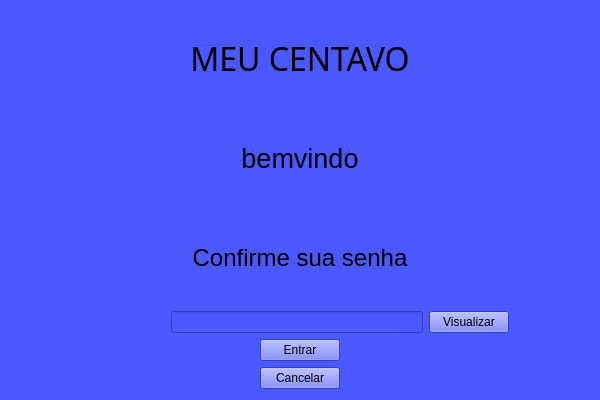
<?xml version="1.0" encoding="UTF-8"?>
<ui version="4.0">
 <class>formLoginSenha</class>
 <widget class="QWidget" name="formLoginSenha">
  <property name="geometry">
   <rect>
    <x>0</x>
    <y>0</y>
    <width>600</width>
    <height>400</height>
   </rect>
  </property>
  <property name="maximumSize">
   <size>
    <width>600</width>
    <height>400</height>
   </size>
  </property>
  <property name="windowTitle">
   <string>formLoginSenha</string>
  </property>
  <property name="styleSheet">
   <string notr="true">background-color: rgb(76, 88, 255)</string>
  </property>
  <layout class="QHBoxLayout" name="horizontalLayout">
   <item>
    <layout class="QVBoxLayout" name="verticalLayout" stretch="0,0,0,0">
     <item>
      <layout class="QVBoxLayout" name="cabecalho" stretch="0,0,0">
       <item>
        <widget class="QLabel" name="label">
         <property name="maximumSize">
          <size>
           <width>800</width>
           <height>100</height>
          </size>
         </property>
         <property name="font">
          <font>
           <family>Noto Sans Arabic Cond Light</family>
           <pointsize>24</pointsize>
           <italic>false</italic>
           <fontweight>Light</fontweight>
          </font>
         </property>
         <property name="styleSheet">
          <string notr="true">font: 300 24pt &quot;Noto Sans Arabic Cond Light&quot;;</string>
         </property>
         <property name="text">
          <string>MEU CENTAVO</string>
         </property>
         <property name="alignment">
          <set>Qt::AlignmentFlag::AlignCenter</set>
         </property>
        </widget>
       </item>
       <item>
        <widget class="QLabel" name="labelPrompt">
         <property name="font">
          <font>
           <pointsize>20</pointsize>
          </font>
         </property>
         <property name="text">
          <string>bemvindo</string>
         </property>
         <property name="alignment">
          <set>Qt::AlignmentFlag::AlignCenter</set>
         </property>
        </widget>
       </item>
       <item>
        <widget class="QLabel" name="label_2">
         <property name="font">
          <font>
           <pointsize>18</pointsize>
          </font>
         </property>
         <property name="text">
          <string>Confirme sua senha</string>
         </property>
         <property name="alignment">
          <set>Qt::AlignmentFlag::AlignCenter</set>
         </property>
        </widget>
       </item>
      </layout>
     </item>
     <item>
      <layout class="QHBoxLayout" name="horizontalLayout_4" stretch="0,0,0,0,1,0,0,0">
       <item>
        <spacer name="horizontalSpacer">
         <property name="orientation">
          <enum>Qt::Orientation::Horizontal</enum>
         </property>
         <property name="sizeHint" stdset="0">
          <size>
           <width>40</width>
           <height>20</height>
          </size>
         </property>
        </spacer>
       </item>
       <item>
        <spacer name="horizontalSpacer_7">
         <property name="orientation">
          <enum>Qt::Orientation::Horizontal</enum>
         </property>
         <property name="sizeHint" stdset="0">
          <size>
           <width>40</width>
           <height>20</height>
          </size>
         </property>
        </spacer>
       </item>
       <item>
        <spacer name="horizontalSpacer_9">
         <property name="orientation">
          <enum>Qt::Orientation::Horizontal</enum>
         </property>
         <property name="sizeHint" stdset="0">
          <size>
           <width>40</width>
           <height>20</height>
          </size>
         </property>
        </spacer>
       </item>
       <item>
        <spacer name="horizontalSpacer_10">
         <property name="orientation">
          <enum>Qt::Orientation::Horizontal</enum>
         </property>
         <property name="sizeHint" stdset="0">
          <size>
           <width>40</width>
           <height>20</height>
          </size>
         </property>
        </spacer>
       </item>
       <item>
        <widget class="QLineEdit" name="lineEditSenha">
         <property name="echoMode">
          <enum>QLineEdit::EchoMode::Password</enum>
         </property>
        </widget>
       </item>
       <item>
        <widget class="QPushButton" name="buttonViewPassword">
         <property name="text">
          <string>Visualizar</string>
         </property>
        </widget>
       </item>
       <item>
        <spacer name="horizontalSpacer_8">
         <property name="orientation">
          <enum>Qt::Orientation::Horizontal</enum>
         </property>
         <property name="sizeHint" stdset="0">
          <size>
           <width>40</width>
           <height>20</height>
          </size>
         </property>
        </spacer>
       </item>
       <item>
        <spacer name="horizontalSpacer_2">
         <property name="orientation">
          <enum>Qt::Orientation::Horizontal</enum>
         </property>
         <property name="sizeHint" stdset="0">
          <size>
           <width>40</width>
           <height>20</height>
          </size>
         </property>
        </spacer>
       </item>
      </layout>
     </item>
     <item>
      <layout class="QHBoxLayout" name="horizontalLayout_5">
       <item>
        <spacer name="horizontalSpacer_3">
         <property name="orientation">
          <enum>Qt::Orientation::Horizontal</enum>
         </property>
         <property name="sizeHint" stdset="0">
          <size>
           <width>40</width>
           <height>20</height>
          </size>
         </property>
        </spacer>
       </item>
       <item>
        <widget class="QPushButton" name="buttonEntrar">
         <property name="text">
          <string>Entrar</string>
         </property>
        </widget>
       </item>
       <item>
        <spacer name="horizontalSpacer_4">
         <property name="orientation">
          <enum>Qt::Orientation::Horizontal</enum>
         </property>
         <property name="sizeHint" stdset="0">
          <size>
           <width>40</width>
           <height>20</height>
          </size>
         </property>
        </spacer>
       </item>
      </layout>
     </item>
     <item>
      <layout class="QHBoxLayout" name="horizontalLayout_7">
       <item>
        <spacer name="horizontalSpacer_5">
         <property name="orientation">
          <enum>Qt::Orientation::Horizontal</enum>
         </property>
         <property name="sizeHint" stdset="0">
          <size>
           <width>40</width>
           <height>20</height>
          </size>
         </property>
        </spacer>
       </item>
       <item>
        <widget class="QPushButton" name="buttonCancelar">
         <property name="text">
          <string>Cancelar</string>
         </property>
        </widget>
       </item>
       <item>
        <spacer name="horizontalSpacer_6">
         <property name="orientation">
          <enum>Qt::Orientation::Horizontal</enum>
         </property>
         <property name="sizeHint" stdset="0">
          <size>
           <width>40</width>
           <height>20</height>
          </size>
         </property>
        </spacer>
       </item>
      </layout>
     </item>
    </layout>
   </item>
  </layout>
 </widget>
 <resources/>
 <connections/>
</ui>
